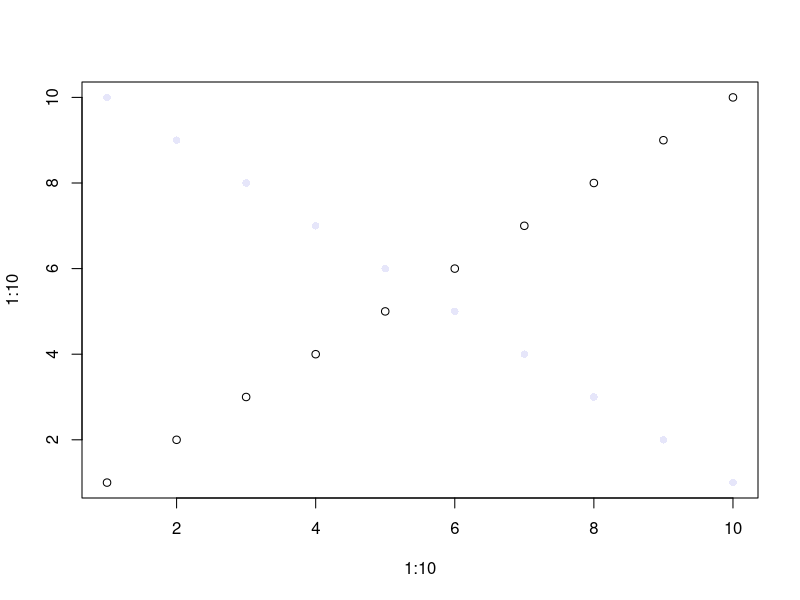
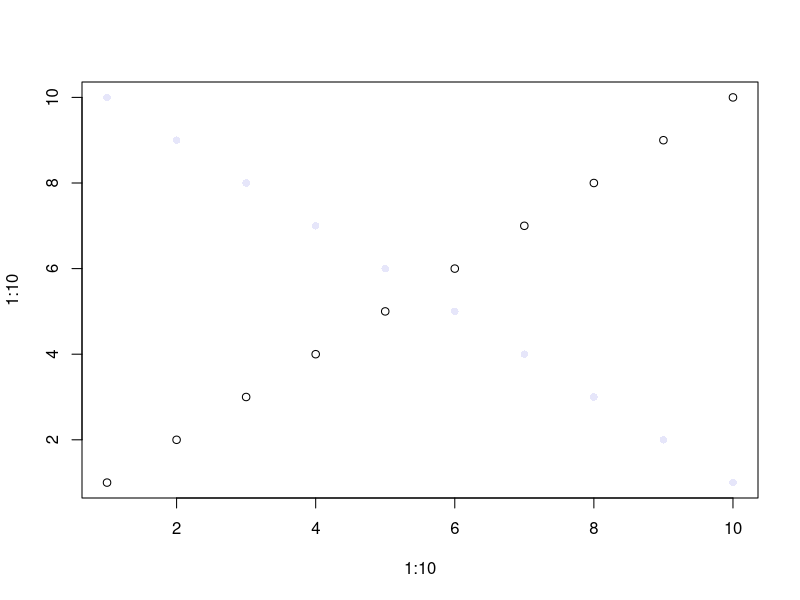
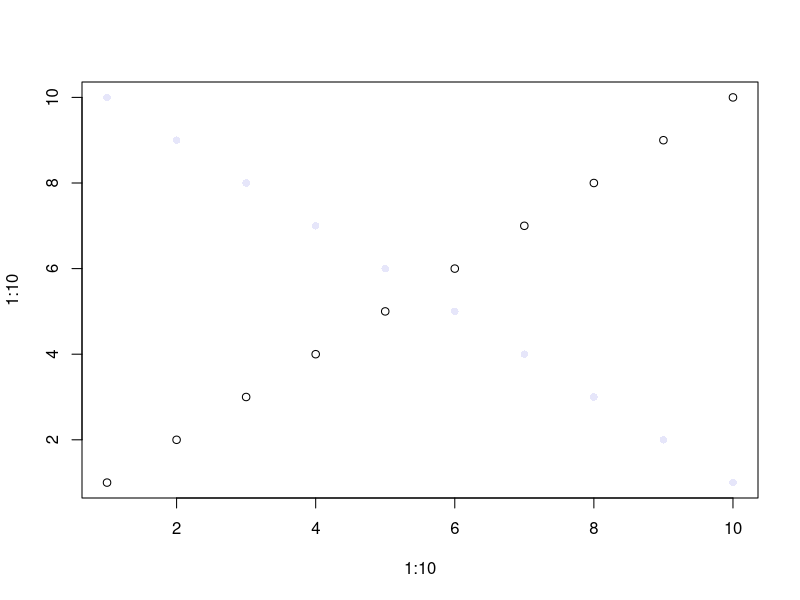
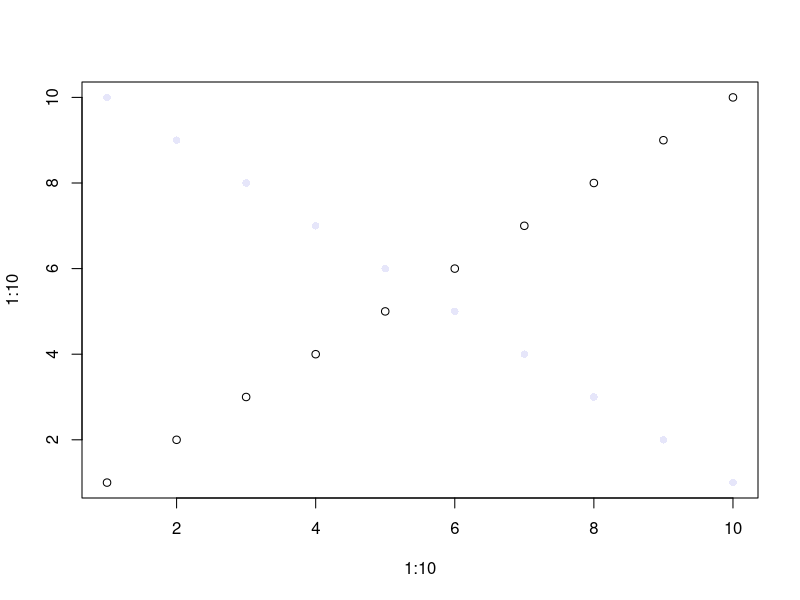
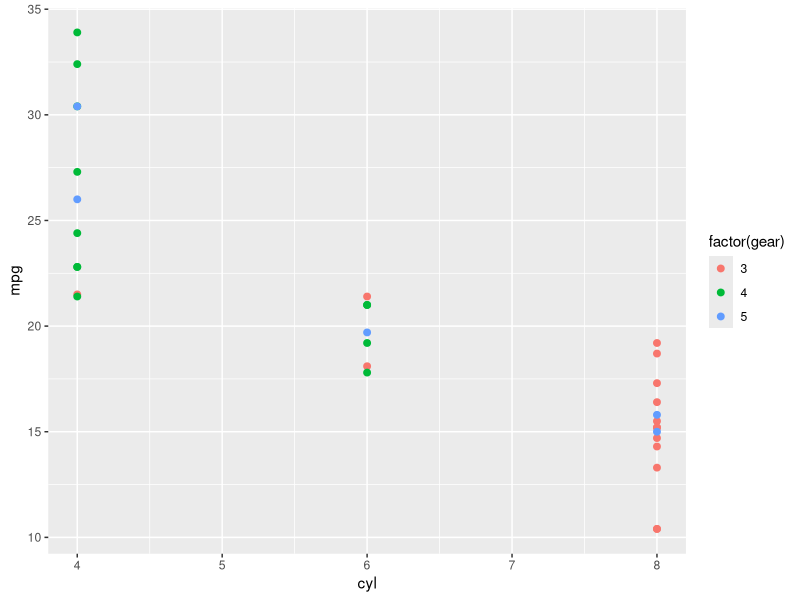
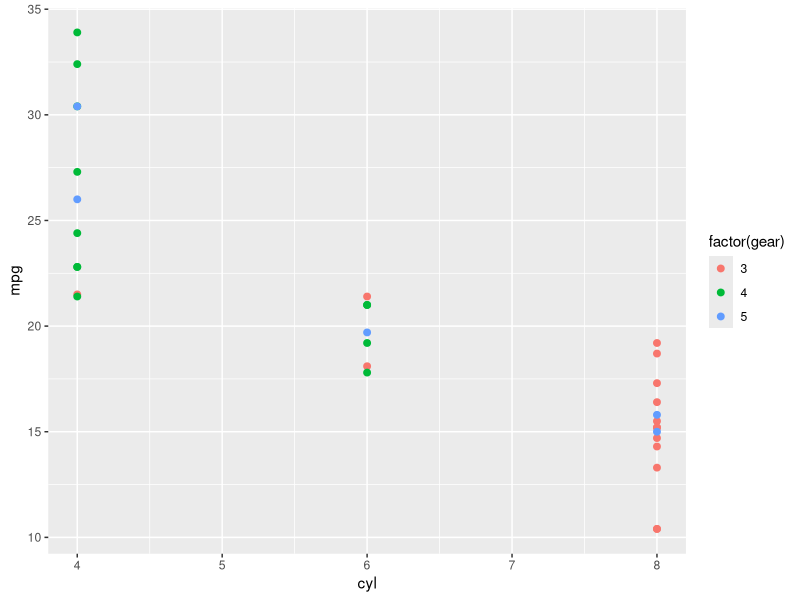

Generate these figures, in order, with R:
# Image formats
# and graphics devices in R

# Load packages ----
library(ggplot2)
library(ragg)

# Graphics devices ----
# When I go to plot, R opens a new "graphics device".
plot(1:10, 1:10)
points(1:10, 10:1, pch = 16, col = "lavender")

# If I'm not using it, I can turn it off.
dev.off()

# Instead of writing to the RStudio graphics device,
# I can write to a file.

# With base R ----

# For example, I can use the 'jpeg()' graphics device
?jpeg

# Open up a new JPEG graphics device
{
  jpeg() # use all the defaults
  
  # Create my plot
  plot(1:10, 1:10)
  points(1:10, 10:1, pch = 16, col = "lavender")
  
  # Closing the graphics device saves the plot
  dev.off()
}

# Customize from the defaults
{
  jpeg("my_plot.jpg", width = 7.25, height = 5, units = "in",
       res = 300, quality = 100) # use all the defaults
  
  # Create my plot
  plot(1:10, 1:10)
  points(1:10, 10:1, pch = 16, col = "lavender")
  
  # Closing the graphics device saves the plot
  dev.off()
}

# Save this at a low resolution
{
  jpeg("my_plot_low.jpg", width = 7.25, height = 5, units = "in",
       res = 300, quality = 10) # use all the defaults
  
  # Create my plot
  plot(1:10, 1:10)
  points(1:10, 10:1, pch = 16, col = "lavender")
  
  # Closing the graphics device saves the plot
  dev.off()
}

# With ggplot2 and ragg ----

# Create a ggplot
data("mtcars")
p <- ggplot(mtcars, aes(x = cyl, y = mpg, color = factor(gear))) +
  geom_point(size = 2)

# Save with the function ggsave()
ggsave("gg_plot.tif", plot = p, device = agg_tiff,
       width = 7.25, height = 5, units = "in",
       dpi = 300, compression = "lzw")

# Save without compression
ggsave("gg_plot_big.tif", plot = p, device = agg_tiff,
       width = 7.25, height = 5, units = "in",
       dpi = 300, compression = "none")
